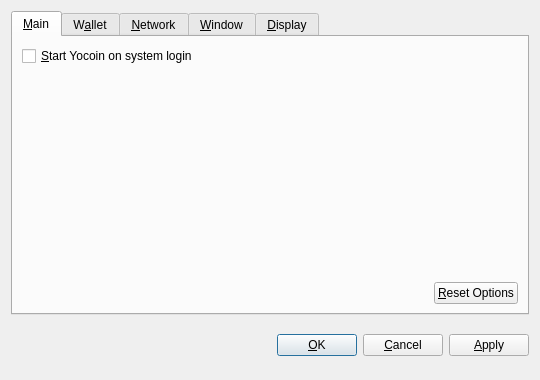
<?xml version="1.0" encoding="UTF-8"?>
<ui version="4.0">
 <class>OptionsDialog</class>
 <widget class="QDialog" name="OptionsDialog">
  <property name="geometry">
   <rect>
    <x>0</x>
    <y>0</y>
    <width>540</width>
    <height>380</height>
   </rect>
  </property>
  <property name="windowTitle">
   <string>Options</string>
  </property>
  <property name="modal">
   <bool>true</bool>
  </property>
  <layout class="QVBoxLayout" name="verticalLayout">
   <item>
    <widget class="QTabWidget" name="tabWidget">
     <property name="tabPosition">
      <enum>QTabWidget::North</enum>
     </property>
     <property name="currentIndex">
      <number>0</number>
     </property>
     <widget class="QWidget" name="tabMain">
      <attribute name="title">
       <string>&amp;Main</string>
      </attribute>
      <layout class="QVBoxLayout" name="verticalLayout_Main">
       <item>
        <widget class="QCheckBox" name="bitcoinAtStartup">
         <property name="toolTip">
          <string>Automatically start Yocoin after logging in to the system.</string>
         </property>
         <property name="text">
          <string>&amp;Start Yocoin on system login</string>
         </property>
        </widget>
       </item>
       <item>
        <spacer name="verticalSpacer_Main">
         <property name="orientation">
          <enum>Qt::Vertical</enum>
         </property>
         <property name="sizeHint" stdset="0">
          <size>
           <width>20</width>
           <height>40</height>
          </size>
         </property>
        </spacer>
       </item>
       <item>
        <layout class="QHBoxLayout" name="horizontalLayout_2_Main">
         <item>
          <spacer name="horizontalSpacer_2_Main">
           <property name="orientation">
            <enum>Qt::Horizontal</enum>
           </property>
           <property name="sizeHint" stdset="0">
            <size>
             <width>40</width>
             <height>20</height>
            </size>
           </property>
          </spacer>
         </item>
         <item>
          <widget class="QPushButton" name="resetButton">
           <property name="toolTip">
            <string>Reset all client options to default.</string>
           </property>
           <property name="text">
            <string>&amp;Reset Options</string>
           </property>
           <property name="autoDefault">
            <bool>false</bool>
           </property>
          </widget>
         </item>
        </layout>
       </item>
      </layout>
     </widget>
     <widget class="QWidget" name="tabWallet">
      <attribute name="title">
       <string>W&amp;allet</string>
      </attribute>
      <layout class="QVBoxLayout" name="verticalLayout_Network">
       <item>
        <widget class="QLabel" name="transactionFeeInfoLabel">
         <property name="text">
          <string>Optional transaction fee per kB that helps make sure your transactions are processed quickly. Most transactions are 1 kB.</string>
         </property>
         <property name="textFormat">
          <enum>Qt::PlainText</enum>
         </property>
         <property name="wordWrap">
          <bool>true</bool>
         </property>
        </widget>
       </item>
       <item>
        <layout class="QHBoxLayout" name="horizontalLayout_1_Main">
         <item>
          <widget class="QLabel" name="transactionFeeLabel">
           <property name="text">
            <string>Pay transaction &amp;fee</string>
           </property>
           <property name="textFormat">
            <enum>Qt::PlainText</enum>
           </property>
           <property name="buddy">
            <cstring>transactionFee</cstring>
           </property>
          </widget>
         </item>
         <item>
          <widget class="BitcoinAmountField" name="transactionFee"/>
         </item>
         <item>
          <spacer name="horizontalSpacer_1_Main">
           <property name="orientation">
            <enum>Qt::Horizontal</enum>
           </property>
           <property name="sizeHint" stdset="0">
            <size>
             <width>40</width>
             <height>20</height>
            </size>
           </property>
          </spacer>
         </item>
        </layout>
       </item>
       <item>
        <widget class="QLabel" name="label">
         <property name="text">
          <string>If you disable the spending of unconfirmed change, the change from a transaction cannot be used until that transaction has at least one confirmation. This also affects how your balance is computed.</string>
         </property>
         <property name="wordWrap">
          <bool>true</bool>
         </property>
        </widget>
       </item>
       <item>
        <widget class="QCheckBox" name="spendZeroConfChange">
         <property name="text">
          <string>Spend unconfirmed change  (experts only)</string>
         </property>
        </widget>
       </item>
       <item>
        <spacer name="verticalSpacer">
         <property name="orientation">
          <enum>Qt::Vertical</enum>
         </property>
         <property name="sizeHint" stdset="0">
          <size>
           <width>20</width>
           <height>40</height>
          </size>
         </property>
        </spacer>
       </item>
      </layout>
     </widget>
     <widget class="QWidget" name="tabNetwork">
      <attribute name="title">
       <string>&amp;Network</string>
      </attribute>
      <layout class="QVBoxLayout" name="verticalLayout_Network">
       <item>
        <widget class="QCheckBox" name="mapPortUpnp">
         <property name="toolTip">
          <string>Automatically open the Yocoin client port on the router. This only works when your router supports UPnP and it is enabled.</string>
         </property>
         <property name="text">
          <string>Map port using &amp;UPnP</string>
         </property>
        </widget>
       </item>
       <item>
        <widget class="QCheckBox" name="connectSocks">
         <property name="toolTip">
          <string>Connect to the Yocoin network through a SOCKS proxy (e.g. when connecting through Tor).</string>
         </property>
         <property name="text">
          <string>&amp;Connect through SOCKS proxy:</string>
         </property>
        </widget>
       </item>
       <item>
        <layout class="QHBoxLayout" name="horizontalLayout_Network">
         <item>
          <widget class="QLabel" name="proxyIpLabel">
           <property name="text">
            <string>Proxy &amp;IP:</string>
           </property>
           <property name="textFormat">
            <enum>Qt::PlainText</enum>
           </property>
           <property name="buddy">
            <cstring>proxyIp</cstring>
           </property>
          </widget>
         </item>
         <item>
          <widget class="QValidatedLineEdit" name="proxyIp">
           <property name="maximumSize">
            <size>
             <width>140</width>
             <height>16777215</height>
            </size>
           </property>
           <property name="toolTip">
            <string>IP address of the proxy (e.g. 127.0.0.1)</string>
           </property>
          </widget>
         </item>
         <item>
          <widget class="QLabel" name="proxyPortLabel">
           <property name="text">
            <string>&amp;Port:</string>
           </property>
           <property name="textFormat">
            <enum>Qt::PlainText</enum>
           </property>
           <property name="buddy">
            <cstring>proxyPort</cstring>
           </property>
          </widget>
         </item>
         <item>
          <widget class="QLineEdit" name="proxyPort">
           <property name="maximumSize">
            <size>
             <width>55</width>
             <height>16777215</height>
            </size>
           </property>
           <property name="toolTip">
            <string>Port of the proxy (e.g. 9050)</string>
           </property>
          </widget>
         </item>
         <item>
          <widget class="QLabel" name="socksVersionLabel">
           <property name="text">
            <string>SOCKS &amp;Version:</string>
           </property>
           <property name="textFormat">
            <enum>Qt::PlainText</enum>
           </property>
           <property name="buddy">
            <cstring>socksVersion</cstring>
           </property>
          </widget>
         </item>
         <item>
          <widget class="QValueComboBox" name="socksVersion">
           <property name="toolTip">
            <string>SOCKS version of the proxy (e.g. 5)</string>
           </property>
          </widget>
         </item>
         <item>
          <spacer name="horizontalSpacer_Network">
           <property name="orientation">
            <enum>Qt::Horizontal</enum>
           </property>
           <property name="sizeHint" stdset="0">
            <size>
             <width>40</width>
             <height>20</height>
            </size>
           </property>
          </spacer>
         </item>
        </layout>
       </item>
       <item>
        <spacer name="verticalSpacer_Network">
         <property name="orientation">
          <enum>Qt::Vertical</enum>
         </property>
         <property name="sizeHint" stdset="0">
          <size>
           <width>20</width>
           <height>40</height>
          </size>
         </property>
        </spacer>
       </item>
      </layout>
     </widget>
     <widget class="QWidget" name="tabWindow">
      <attribute name="title">
       <string>&amp;Window</string>
      </attribute>
      <layout class="QVBoxLayout" name="verticalLayout_Window">
       <item>
        <widget class="QCheckBox" name="minimizeToTray">
         <property name="toolTip">
          <string>Show only a tray icon after minimizing the window.</string>
         </property>
         <property name="text">
          <string>&amp;Minimize to the tray instead of the taskbar</string>
         </property>
        </widget>
       </item>
       <item>
        <widget class="QCheckBox" name="minimizeOnClose">
         <property name="toolTip">
          <string>Minimize instead of exit the application when the window is closed. When this option is enabled, the application will be closed only after selecting Quit in the menu.</string>
         </property>
         <property name="text">
          <string>M&amp;inimize on close</string>
         </property>
        </widget>
       </item>
       <item>
        <spacer name="verticalSpacer_Window">
         <property name="orientation">
          <enum>Qt::Vertical</enum>
         </property>
         <property name="sizeHint" stdset="0">
          <size>
           <width>20</width>
           <height>40</height>
          </size>
         </property>
        </spacer>
       </item>
      </layout>
     </widget>
     <widget class="QWidget" name="tabDisplay">
      <attribute name="title">
       <string>&amp;Display</string>
      </attribute>
      <layout class="QVBoxLayout" name="verticalLayout_Display">
       <item>
        <layout class="QHBoxLayout" name="horizontalLayout_1_Display">
         <item>
          <widget class="QLabel" name="langLabel">
           <property name="text">
            <string>User Interface &amp;language:</string>
           </property>
           <property name="textFormat">
            <enum>Qt::PlainText</enum>
           </property>
           <property name="buddy">
            <cstring>lang</cstring>
           </property>
          </widget>
         </item>
         <item>
          <widget class="QValueComboBox" name="lang">
           <property name="toolTip">
            <string>The user interface language can be set here. This setting will take effect after restarting Yocoin.</string>
           </property>
          </widget>
         </item>
        </layout>
       </item>
       <item>
        <layout class="QHBoxLayout" name="horizontalLayout_2_Display">
         <item>
          <widget class="QLabel" name="unitLabel">
           <property name="text">
            <string>&amp;Unit to show amounts in:</string>
           </property>
           <property name="textFormat">
            <enum>Qt::PlainText</enum>
           </property>
           <property name="buddy">
            <cstring>unit</cstring>
           </property>
          </widget>
         </item>
         <item>
          <widget class="QValueComboBox" name="unit">
           <property name="toolTip">
            <string>Choose the default subdivision unit to show in the interface and when sending coins.</string>
           </property>
          </widget>
         </item>
        </layout>
       </item>
       <item>
        <widget class="QCheckBox" name="displayAddresses">
         <property name="toolTip">
          <string>Whether to show Yocoin addresses in the transaction list or not.</string>
         </property>
         <property name="text">
          <string>&amp;Display addresses in transaction list</string>
         </property>
        </widget>
       </item>
       <item>
        <widget class="QCheckBox" name="coinControlFeatures">
         <property name="toolTip">
          <string>Whether to show coin control features or not.</string>
         </property>
         <property name="text">
          <string>Display coin &amp;control features (experts only!)</string>
         </property>
        </widget>
       </item>
       <item>
        <spacer name="verticalSpacer_Display">
         <property name="orientation">
          <enum>Qt::Vertical</enum>
         </property>
         <property name="sizeHint" stdset="0">
          <size>
           <width>20</width>
           <height>40</height>
          </size>
         </property>
        </spacer>
       </item>
      </layout>
     </widget>
    </widget>
   </item>
   <item>
    <layout class="QHBoxLayout" name="horizontalLayout_Buttons">
     <item>
      <spacer name="horizontalSpacer_1">
       <property name="orientation">
        <enum>Qt::Horizontal</enum>
       </property>
       <property name="sizeHint" stdset="0">
        <size>
         <width>40</width>
         <height>48</height>
        </size>
       </property>
      </spacer>
     </item>
     <item>
      <widget class="QLabel" name="statusLabel">
       <property name="font">
        <font>
         <weight>75</weight>
         <bold>true</bold>
        </font>
       </property>
       <property name="text">
        <string/>
       </property>
       <property name="textFormat">
        <enum>Qt::PlainText</enum>
       </property>
       <property name="wordWrap">
        <bool>true</bool>
       </property>
      </widget>
     </item>
     <item>
      <spacer name="horizontalSpacer_2">
       <property name="orientation">
        <enum>Qt::Horizontal</enum>
       </property>
       <property name="sizeHint" stdset="0">
        <size>
         <width>40</width>
         <height>48</height>
        </size>
       </property>
      </spacer>
     </item>
     <item>
      <widget class="QPushButton" name="okButton">
       <property name="text">
        <string>&amp;OK</string>
       </property>
      </widget>
     </item>
     <item>
      <widget class="QPushButton" name="cancelButton">
       <property name="text">
        <string>&amp;Cancel</string>
       </property>
       <property name="autoDefault">
        <bool>false</bool>
       </property>
      </widget>
     </item>
     <item>
      <widget class="QPushButton" name="applyButton">
       <property name="text">
        <string>&amp;Apply</string>
       </property>
       <property name="autoDefault">
        <bool>false</bool>
       </property>
      </widget>
     </item>
    </layout>
   </item>
  </layout>
 </widget>
 <customwidgets>
  <customwidget>
   <class>BitcoinAmountField</class>
   <extends>QSpinBox</extends>
   <header>bitcoinamountfield.h</header>
  </customwidget>
  <customwidget>
   <class>QValueComboBox</class>
   <extends>QComboBox</extends>
   <header>qvaluecombobox.h</header>
  </customwidget>
  <customwidget>
   <class>QValidatedLineEdit</class>
   <extends>QLineEdit</extends>
   <header>qvalidatedlineedit.h</header>
  </customwidget>
 </customwidgets>
 <resources/>
 <connections/>
</ui>
